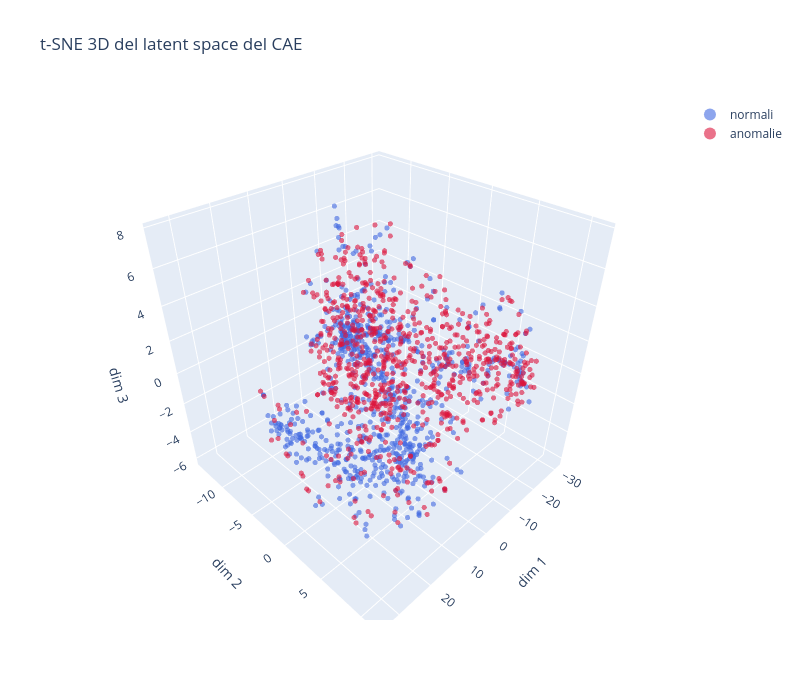

Notebook code for this chart:
### Code cell
from sklearn.manifold import TSNE
import plotly.graph_objects as go

Z3 = TSNE(n_components=3, perplexity=30, random_state=SEED, init='pca').fit_transform(Z)

fig = go.Figure()
for lab, name, col in [(0, 'normali', 'royalblue'), (1, 'anomalie', 'crimson')]:
    m = labels == lab
    fig.add_trace(go.Scatter3d(
        x=Z3[m, 0], y=Z3[m, 1], z=Z3[m, 2],
        mode='markers', name=name,
        marker=dict(size=3, color=col, opacity=0.6)))
fig.update_layout(
    title='t-SNE 3D del latent space del CAE',
    scene=dict(xaxis_title='dim 1', yaxis_title='dim 2', zaxis_title='dim 3'),
    width=800, height=700, legend=dict(itemsizing='constant'))
fig.write_html(os.path.join(ART_DIR, 'tsne_latent_3d.html'))
fig.show()

### Figure 1 — Plotly figure (JSON) as saved in the notebook; plotly's stock layout.template omitted (floating-point values rounded to 4 significant figures; data arrays with more than 128 entries replaced by an {"elided": "..."} marker saying what was removed)
{"data": [{"marker": {"color": "royalblue", "opacity": 0.6, "size": 3}, "mode": "markers", "name": "normali", "type": "scatter3d", "x": {"elided": "800 float values"}, "y": {"elided": "800 float values"}, "z": {"elided": "800 float values"}}, {"marker": {"color": "crimson", "opacity": 0.6, "size": 3}, "mode": "markers", "name": "anomalie", "type": "scatter3d", "x": {"elided": "800 float values"}, "y": {"elided": "800 float values"}, "z": {"elided": "800 float values"}}], "layout": {"height": 700, "legend": {"itemsizing": "constant"}, "scene": {"xaxis": {"title": {"text": "dim 1"}}, "yaxis": {"title": {"text": "dim 2"}}, "zaxis": {"title": {"text": "dim 3"}}}, "title": {"text": "t-SNE 3D del latent space del CAE"}, "width": 800}}
